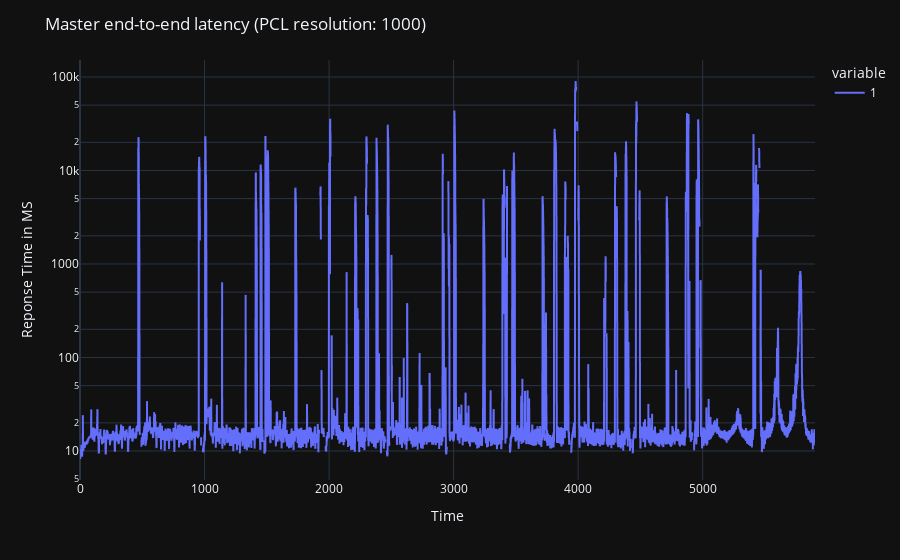
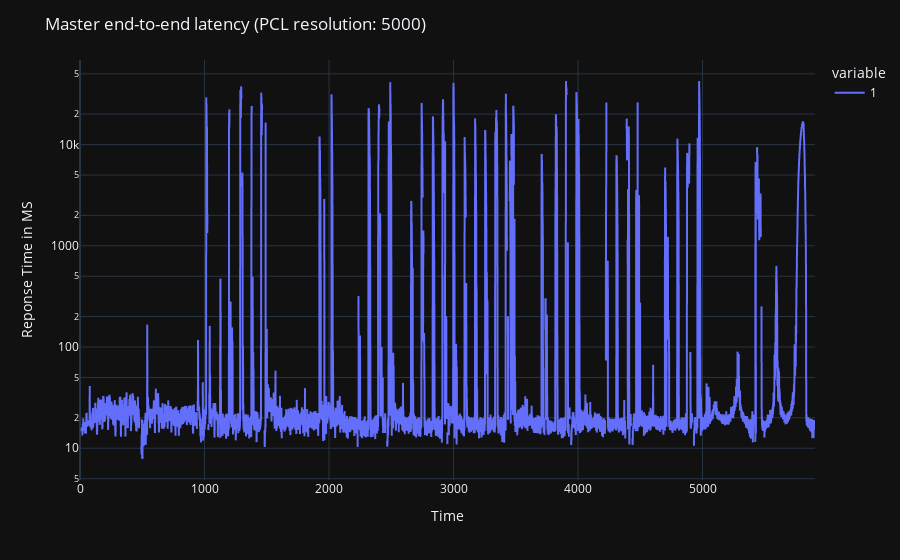
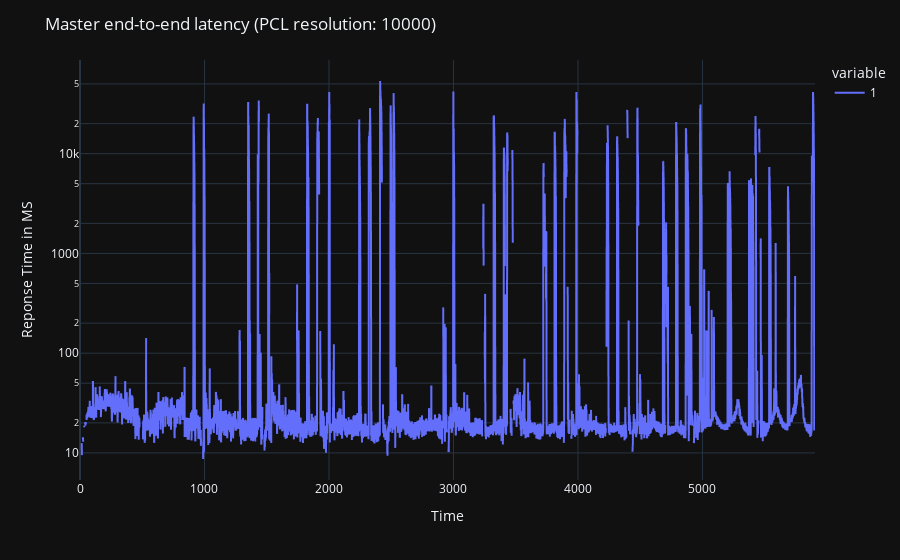

These figures' notebook cell, in order:
### Code cell
import plotly.express as px
from matplotlib import pyplot as plt

# Function to compute simple moving average
def moving_average(data, window_size):
    return data.rolling(window=window_size).mean()

# You can adjust the window size for different levels of smoothing
window_size = 3

for resolution in sorted(response_time.keys()):
    queue_df = pd.DataFrame.from_dict(response_time[resolution])
    fig = px.line(queue_df, x=queue_df.index, y=queue_df.columns)
    fig.update_layout(title=f'Master end-to-end latency (PCL resolution: {resolution})', xaxis_title='Time', yaxis_title='Reponse Time in MS', yaxis_type='log')
    fig.show()

### Figure 1 — Plotly figure (JSON) as saved in the notebook; plotly's stock layout.template omitted (floating-point values rounded to 4 significant figures; data arrays with more than 128 entries replaced by an {"elided": "..."} marker saying what was removed)
{"data": [{"hovertemplate": "variable=1<br>index=%{x}<br>value=%{y}<extra></extra>", "legendgroup": "1", "line": {"color": "#636efa", "dash": "solid"}, "marker": {"symbol": "circle"}, "mode": "lines", "name": "1", "showlegend": true, "x": {"elided": "5903 int values"}, "xaxis": "x", "y": {"elided": "5903 float values"}, "yaxis": "y", "type": "scattergl"}], "layout": {"xaxis": {"anchor": "y", "domain": [0.0, 1.0], "title": {"text": "Time"}}, "yaxis": {"anchor": "x", "domain": [0.0, 1.0], "title": {"text": "Reponse Time in MS"}, "type": "log"}, "legend": {"title": {"text": "variable"}, "tracegroupgap": 0}, "margin": {"t": 60}, "title": {"text": "Master end-to-end latency (PCL resolution: 1000)"}}}

### Figure 2 — Plotly figure (JSON) as saved in the notebook; plotly's stock layout.template omitted (floating-point values rounded to 4 significant figures; data arrays with more than 128 entries replaced by an {"elided": "..."} marker saying what was removed)
{"data": [{"hovertemplate": "variable=1<br>index=%{x}<br>value=%{y}<extra></extra>", "legendgroup": "1", "line": {"color": "#636efa", "dash": "solid"}, "marker": {"symbol": "circle"}, "mode": "lines", "name": "1", "showlegend": true, "x": {"elided": "5904 int values"}, "xaxis": "x", "y": {"elided": "5904 float values"}, "yaxis": "y", "type": "scattergl"}], "layout": {"xaxis": {"anchor": "y", "domain": [0.0, 1.0], "title": {"text": "Time"}}, "yaxis": {"anchor": "x", "domain": [0.0, 1.0], "title": {"text": "Reponse Time in MS"}, "type": "log"}, "legend": {"title": {"text": "variable"}, "tracegroupgap": 0}, "margin": {"t": 60}, "title": {"text": "Master end-to-end latency (PCL resolution: 5000)"}}}

### Figure 3 — Plotly figure (JSON) as saved in the notebook; plotly's stock layout.template omitted (floating-point values rounded to 4 significant figures; data arrays with more than 128 entries replaced by an {"elided": "..."} marker saying what was removed)
{"data": [{"hovertemplate": "variable=1<br>index=%{x}<br>value=%{y}<extra></extra>", "legendgroup": "1", "line": {"color": "#636efa", "dash": "solid"}, "marker": {"symbol": "circle"}, "mode": "lines", "name": "1", "showlegend": true, "x": {"elided": "5905 int values"}, "xaxis": "x", "y": {"elided": "5905 float values"}, "yaxis": "y", "type": "scattergl"}], "layout": {"xaxis": {"anchor": "y", "domain": [0.0, 1.0], "title": {"text": "Time"}}, "yaxis": {"anchor": "x", "domain": [0.0, 1.0], "title": {"text": "Reponse Time in MS"}, "type": "log"}, "legend": {"title": {"text": "variable"}, "tracegroupgap": 0}, "margin": {"t": 60}, "title": {"text": "Master end-to-end latency (PCL resolution: 10000)"}}}
